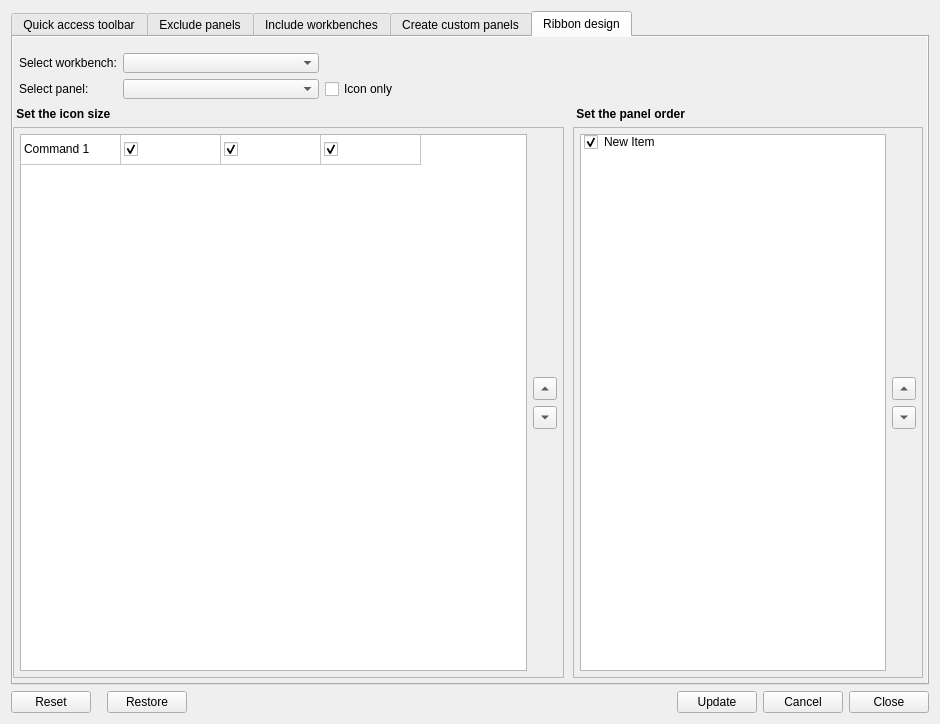
<?xml version="1.0" encoding="UTF-8"?>
<ui version="4.0">
 <class>Form</class>
 <widget class="QWidget" name="Form">
  <property name="windowModality">
   <enum>Qt::WindowModal</enum>
  </property>
  <property name="geometry">
   <rect>
    <x>0</x>
    <y>0</y>
    <width>940</width>
    <height>724</height>
   </rect>
  </property>
  <property name="baseSize">
   <size>
    <width>0</width>
    <height>0</height>
   </size>
  </property>
  <property name="windowTitle">
   <string>Ribbon design</string>
  </property>
  <property name="autoFillBackground">
   <bool>false</bool>
  </property>
  <layout class="QGridLayout" name="gridLayout_7">
   <item row="1" column="0">
    <layout class="QGridLayout" name="gridLayout_6">
     <item row="0" column="1">
      <spacer name="horizontalSpacer">
       <property name="orientation">
        <enum>Qt::Horizontal</enum>
       </property>
       <property name="sizeType">
        <enum>QSizePolicy::Fixed</enum>
       </property>
       <property name="sizeHint" stdset="0">
        <size>
         <width>10</width>
         <height>20</height>
        </size>
       </property>
      </spacer>
     </item>
     <item row="0" column="4">
      <widget class="QPushButton" name="GenerateJson">
       <property name="text">
        <string>Update</string>
       </property>
      </widget>
     </item>
     <item row="0" column="5">
      <widget class="QPushButton" name="Cancel">
       <property name="text">
        <string>Cancel</string>
       </property>
       <property name="shortcut">
        <string>Esc</string>
       </property>
      </widget>
     </item>
     <item row="0" column="3">
      <spacer name="horizontalSpacer_2">
       <property name="orientation">
        <enum>Qt::Horizontal</enum>
       </property>
       <property name="sizeHint" stdset="0">
        <size>
         <width>40</width>
         <height>20</height>
        </size>
       </property>
      </spacer>
     </item>
     <item row="0" column="0">
      <widget class="QPushButton" name="ResetJson">
       <property name="enabled">
        <bool>true</bool>
       </property>
       <property name="text">
        <string>Reset</string>
       </property>
      </widget>
     </item>
     <item row="0" column="6">
      <widget class="QPushButton" name="GenerateJsonExit">
       <property name="text">
        <string>Close</string>
       </property>
      </widget>
     </item>
     <item row="0" column="2">
      <widget class="QPushButton" name="RestoreJson">
       <property name="enabled">
        <bool>true</bool>
       </property>
       <property name="text">
        <string>Restore</string>
       </property>
      </widget>
     </item>
    </layout>
   </item>
   <item row="0" column="0">
    <widget class="QTabWidget" name="tabWidget">
     <property name="autoFillBackground">
      <bool>false</bool>
     </property>
     <property name="styleSheet">
      <string notr="true"/>
     </property>
     <property name="currentIndex">
      <number>4</number>
     </property>
     <property name="elideMode">
      <enum>Qt::ElideRight</enum>
     </property>
     <widget class="QWidget" name="QAToolbars">
      <property name="autoFillBackground">
       <bool>true</bool>
      </property>
      <attribute name="title">
       <string>Quick access toolbar</string>
      </attribute>
      <widget class="QFrame" name="frame">
       <property name="geometry">
        <rect>
         <x>0</x>
         <y>10</y>
         <width>551</width>
         <height>631</height>
        </rect>
       </property>
       <property name="frameShape">
        <enum>QFrame::StyledPanel</enum>
       </property>
       <layout class="QGridLayout" name="gridLayout_2">
        <property name="leftMargin">
         <number>6</number>
        </property>
        <property name="topMargin">
         <number>6</number>
        </property>
        <property name="rightMargin">
         <number>6</number>
        </property>
        <property name="bottomMargin">
         <number>6</number>
        </property>
        <item row="4" column="1">
         <layout class="QGridLayout" name="gridLayout">
          <item row="4" column="0">
           <widget class="QToolButton" name="MoveUp_Command">
            <property name="text">
             <string>...</string>
            </property>
            <property name="arrowType">
             <enum>Qt::UpArrow</enum>
            </property>
           </widget>
          </item>
          <item row="5" column="0">
           <widget class="QToolButton" name="MoveDown_Command">
            <property name="text">
             <string>...</string>
            </property>
            <property name="arrowType">
             <enum>Qt::DownArrow</enum>
            </property>
           </widget>
          </item>
          <item row="2" column="0">
           <widget class="QToolButton" name="Remove_Command">
            <property name="text">
             <string>...</string>
            </property>
            <property name="arrowType">
             <enum>Qt::LeftArrow</enum>
            </property>
           </widget>
          </item>
          <item row="1" column="0">
           <widget class="QToolButton" name="Add_Command">
            <property name="text">
             <string>...</string>
            </property>
            <property name="arrowType">
             <enum>Qt::RightArrow</enum>
            </property>
           </widget>
          </item>
          <item row="6" column="0">
           <spacer name="verticalSpacer">
            <property name="orientation">
             <enum>Qt::Vertical</enum>
            </property>
            <property name="sizeHint" stdset="0">
             <size>
              <width>20</width>
              <height>40</height>
             </size>
            </property>
           </spacer>
          </item>
          <item row="3" column="0">
           <spacer name="verticalSpacer_3">
            <property name="orientation">
             <enum>Qt::Vertical</enum>
            </property>
            <property name="sizeType">
             <enum>QSizePolicy::Fixed</enum>
            </property>
            <property name="sizeHint" stdset="0">
             <size>
              <width>20</width>
              <height>40</height>
             </size>
            </property>
           </spacer>
          </item>
          <item row="0" column="0">
           <spacer name="verticalSpacer_2">
            <property name="orientation">
             <enum>Qt::Vertical</enum>
            </property>
            <property name="sizeHint" stdset="0">
             <size>
              <width>20</width>
              <height>40</height>
             </size>
            </property>
           </spacer>
          </item>
         </layout>
        </item>
        <item row="2" column="0" colspan="3">
         <layout class="QGridLayout" name="gridLayout_10">
          <item row="0" column="0">
           <widget class="QLabel" name="label_3">
            <property name="sizePolicy">
             <sizepolicy hsizetype="Fixed" vsizetype="Preferred">
              <horstretch>0</horstretch>
              <verstretch>0</verstretch>
             </sizepolicy>
            </property>
            <property name="text">
             <string>Category:</string>
            </property>
           </widget>
          </item>
          <item row="0" column="1">
           <widget class="QComboBox" name="ListCategory_1"/>
          </item>
         </layout>
        </item>
        <item row="3" column="0" colspan="3">
         <widget class="QLabel" name="label_5">
          <property name="text">
           <string>Select commands to add to the quick access toolbar</string>
          </property>
         </widget>
        </item>
        <item row="4" column="2">
         <widget class="QListWidget" name="CommandsSelected">
          <property name="defaultDropAction">
           <enum>Qt::MoveAction</enum>
          </property>
          <property name="movement">
           <enum>QListView::Free</enum>
          </property>
          <property name="sortingEnabled">
           <bool>false</bool>
          </property>
          <item>
           <property name="text">
            <string>New Item</string>
           </property>
           <property name="checkState">
            <enum>Checked</enum>
           </property>
          </item>
         </widget>
        </item>
        <item row="4" column="0">
         <widget class="QListWidget" name="CommandsAvailable">
          <property name="selectionMode">
           <enum>QAbstractItemView::MultiSelection</enum>
          </property>
          <property name="sortingEnabled">
           <bool>true</bool>
          </property>
          <item>
           <property name="text">
            <string>New Item</string>
           </property>
           <property name="checkState">
            <enum>Checked</enum>
           </property>
          </item>
         </widget>
        </item>
        <item row="0" column="0" colspan="3">
         <widget class="QLineEdit" name="SearchBar_1">
          <property name="inputMask">
           <string/>
          </property>
          <property name="text">
           <string/>
          </property>
          <property name="placeholderText">
           <string>Type to search..</string>
          </property>
         </widget>
        </item>
       </layout>
      </widget>
     </widget>
     <widget class="QWidget" name="Toolbars">
      <property name="autoFillBackground">
       <bool>true</bool>
      </property>
      <attribute name="title">
       <string>Exclude panels</string>
      </attribute>
      <widget class="QFrame" name="frame_6">
       <property name="geometry">
        <rect>
         <x>0</x>
         <y>10</y>
         <width>551</width>
         <height>631</height>
        </rect>
       </property>
       <property name="frameShape">
        <enum>QFrame::StyledPanel</enum>
       </property>
       <layout class="QGridLayout" name="gridLayout_17">
        <property name="leftMargin">
         <number>6</number>
        </property>
        <property name="topMargin">
         <number>6</number>
        </property>
        <property name="rightMargin">
         <number>6</number>
        </property>
        <property name="bottomMargin">
         <number>6</number>
        </property>
        <item row="3" column="0">
         <widget class="QListWidget" name="ToolbarsToExclude">
          <property name="selectionMode">
           <enum>QAbstractItemView::MultiSelection</enum>
          </property>
          <property name="sortingEnabled">
           <bool>true</bool>
          </property>
          <item>
           <property name="text">
            <string>New Item</string>
           </property>
           <property name="checkState">
            <enum>Checked</enum>
           </property>
          </item>
         </widget>
        </item>
        <item row="3" column="1">
         <layout class="QGridLayout" name="gridLayout_18">
          <item row="0" column="0">
           <spacer name="verticalSpacer_15">
            <property name="orientation">
             <enum>Qt::Vertical</enum>
            </property>
            <property name="sizeHint" stdset="0">
             <size>
              <width>20</width>
              <height>40</height>
             </size>
            </property>
           </spacer>
          </item>
          <item row="3" column="0">
           <spacer name="verticalSpacer_16">
            <property name="orientation">
             <enum>Qt::Vertical</enum>
            </property>
            <property name="sizeHint" stdset="0">
             <size>
              <width>20</width>
              <height>40</height>
             </size>
            </property>
           </spacer>
          </item>
          <item row="2" column="0">
           <widget class="QToolButton" name="Remove_Toolbar">
            <property name="text">
             <string>...</string>
            </property>
            <property name="arrowType">
             <enum>Qt::LeftArrow</enum>
            </property>
           </widget>
          </item>
          <item row="1" column="0">
           <widget class="QToolButton" name="Add_Toolbar">
            <property name="text">
             <string>...</string>
            </property>
            <property name="autoRaise">
             <bool>false</bool>
            </property>
            <property name="arrowType">
             <enum>Qt::RightArrow</enum>
            </property>
           </widget>
          </item>
         </layout>
        </item>
        <item row="2" column="0" colspan="3">
         <widget class="QLabel" name="label_13">
          <property name="text">
           <string>&lt;html&gt;&lt;head/&gt;&lt;body&gt;&lt;p&gt;Select panels to &lt;span style=&quot; font-weight:600;&quot;&gt;exclude&lt;/span&gt; from the ribbon.&lt;/p&gt;&lt;/body&gt;&lt;/html&gt;</string>
          </property>
         </widget>
        </item>
        <item row="3" column="2">
         <widget class="QListWidget" name="ToolbarsExcluded">
          <property name="defaultDropAction">
           <enum>Qt::MoveAction</enum>
          </property>
          <property name="movement">
           <enum>QListView::Free</enum>
          </property>
          <property name="sortingEnabled">
           <bool>true</bool>
          </property>
          <item>
           <property name="text">
            <string>New Item</string>
           </property>
           <property name="checkState">
            <enum>Checked</enum>
           </property>
          </item>
         </widget>
        </item>
        <item row="1" column="0" colspan="3">
         <layout class="QGridLayout" name="gridLayout_11">
          <item row="0" column="0">
           <widget class="QLabel" name="label_8">
            <property name="sizePolicy">
             <sizepolicy hsizetype="Fixed" vsizetype="Preferred">
              <horstretch>0</horstretch>
              <verstretch>0</verstretch>
             </sizepolicy>
            </property>
            <property name="text">
             <string>Category:</string>
            </property>
           </widget>
          </item>
          <item row="0" column="1">
           <widget class="QComboBox" name="ListCategory_2"/>
          </item>
         </layout>
        </item>
        <item row="0" column="0" colspan="3">
         <widget class="QLineEdit" name="SearchBar_2">
          <property name="inputMask">
           <string/>
          </property>
          <property name="text">
           <string/>
          </property>
          <property name="placeholderText">
           <string>Type to search..</string>
          </property>
         </widget>
        </item>
       </layout>
      </widget>
     </widget>
     <widget class="QWidget" name="Workbenches">
      <property name="autoFillBackground">
       <bool>true</bool>
      </property>
      <attribute name="title">
       <string>Include workbenches</string>
      </attribute>
      <widget class="QFrame" name="frame">
       <property name="geometry">
        <rect>
         <x>0</x>
         <y>10</y>
         <width>551</width>
         <height>631</height>
        </rect>
       </property>
       <property name="frameShape">
        <enum>QFrame::StyledPanel</enum>
       </property>
       <layout class="QGridLayout" name="gridLayout_3">
        <property name="leftMargin">
         <number>6</number>
        </property>
        <property name="topMargin">
         <number>6</number>
        </property>
        <property name="rightMargin">
         <number>6</number>
        </property>
        <property name="bottomMargin">
         <number>6</number>
        </property>
        <item row="1" column="0">
         <widget class="QListWidget" name="WorkbenchesAvailable">
          <property name="selectionMode">
           <enum>QAbstractItemView::MultiSelection</enum>
          </property>
          <property name="sortingEnabled">
           <bool>true</bool>
          </property>
          <item>
           <property name="text">
            <string>New Item</string>
           </property>
           <property name="checkState">
            <enum>Checked</enum>
           </property>
          </item>
         </widget>
        </item>
        <item row="1" column="2">
         <widget class="QListWidget" name="WorkbenchesSelected">
          <property name="defaultDropAction">
           <enum>Qt::MoveAction</enum>
          </property>
          <property name="movement">
           <enum>QListView::Free</enum>
          </property>
          <property name="sortingEnabled">
           <bool>true</bool>
          </property>
          <item>
           <property name="text">
            <string>New Item</string>
           </property>
           <property name="checkState">
            <enum>Checked</enum>
           </property>
          </item>
         </widget>
        </item>
        <item row="1" column="1">
         <layout class="QGridLayout" name="gridLayout_4">
          <item row="2" column="0">
           <widget class="QToolButton" name="Remove_Workbench">
            <property name="text">
             <string>...</string>
            </property>
            <property name="arrowType">
             <enum>Qt::LeftArrow</enum>
            </property>
           </widget>
          </item>
          <item row="1" column="0">
           <widget class="QToolButton" name="Add_Workbench">
            <property name="text">
             <string>...</string>
            </property>
            <property name="arrowType">
             <enum>Qt::RightArrow</enum>
            </property>
           </widget>
          </item>
          <item row="0" column="0">
           <spacer name="verticalSpacer_4">
            <property name="orientation">
             <enum>Qt::Vertical</enum>
            </property>
            <property name="sizeHint" stdset="0">
             <size>
              <width>20</width>
              <height>40</height>
             </size>
            </property>
           </spacer>
          </item>
          <item row="3" column="0">
           <spacer name="verticalSpacer_5">
            <property name="orientation">
             <enum>Qt::Vertical</enum>
            </property>
            <property name="sizeHint" stdset="0">
             <size>
              <width>20</width>
              <height>40</height>
             </size>
            </property>
           </spacer>
          </item>
         </layout>
        </item>
        <item row="0" column="0" colspan="3">
         <widget class="QLabel" name="label_6">
          <property name="text">
           <string>&lt;html&gt;&lt;head/&gt;&lt;body&gt;&lt;p&gt;Select workbenches to&lt;span style=&quot; font-weight:600;&quot;&gt; include&lt;/span&gt; in the ribbon.&lt;/p&gt;&lt;/body&gt;&lt;/html&gt;</string>
          </property>
         </widget>
        </item>
       </layout>
      </widget>
     </widget>
     <widget class="QWidget" name="CombineToolbars">
      <attribute name="title">
       <string>Create custom panels</string>
      </attribute>
      <widget class="QWidget" name="layoutWidget_2">
       <property name="geometry">
        <rect>
         <x>10</x>
         <y>10</y>
         <width>541</width>
         <height>101</height>
        </rect>
       </property>
       <layout class="QGridLayout" name="gridLayout_8">
        <property name="sizeConstraint">
         <enum>QLayout::SetDefaultConstraint</enum>
        </property>
        <property name="leftMargin">
         <number>6</number>
        </property>
        <property name="topMargin">
         <number>6</number>
        </property>
        <property name="rightMargin">
         <number>6</number>
        </property>
        <property name="bottomMargin">
         <number>6</number>
        </property>
        <item row="3" column="1" rowspan="2" colspan="2">
         <widget class="QLineEdit" name="ToolbarName">
          <property name="sizePolicy">
           <sizepolicy hsizetype="Preferred" vsizetype="Fixed">
            <horstretch>0</horstretch>
            <verstretch>0</verstretch>
           </sizepolicy>
          </property>
          <property name="minimumSize">
           <size>
            <width>120</width>
            <height>0</height>
           </size>
          </property>
          <property name="placeholderText">
           <string>Enter the name of your custom panel...</string>
          </property>
         </widget>
        </item>
        <item row="3" column="0" rowspan="2">
         <widget class="QLabel" name="label_10">
          <property name="sizePolicy">
           <sizepolicy hsizetype="Fixed" vsizetype="Preferred">
            <horstretch>0</horstretch>
            <verstretch>0</verstretch>
           </sizepolicy>
          </property>
          <property name="text">
           <string>Panel name</string>
          </property>
         </widget>
        </item>
        <item row="2" column="0">
         <widget class="QLabel" name="label_7">
          <property name="sizePolicy">
           <sizepolicy hsizetype="Fixed" vsizetype="Preferred">
            <horstretch>0</horstretch>
            <verstretch>0</verstretch>
           </sizepolicy>
          </property>
          <property name="text">
           <string>Select workbench:</string>
          </property>
         </widget>
        </item>
        <item row="3" column="3" rowspan="2">
         <widget class="QPushButton" name="AddCustomToolbar">
          <property name="sizePolicy">
           <sizepolicy hsizetype="Fixed" vsizetype="Fixed">
            <horstretch>0</horstretch>
            <verstretch>0</verstretch>
           </sizepolicy>
          </property>
          <property name="minimumSize">
           <size>
            <width>10</width>
            <height>0</height>
           </size>
          </property>
          <property name="baseSize">
           <size>
            <width>15</width>
            <height>0</height>
           </size>
          </property>
          <property name="text">
           <string>Add</string>
          </property>
         </widget>
        </item>
        <item row="0" column="1" colspan="2">
         <widget class="QComboBox" name="CustomToolbarSelector">
          <property name="sizePolicy">
           <sizepolicy hsizetype="Preferred" vsizetype="Fixed">
            <horstretch>0</horstretch>
            <verstretch>0</verstretch>
           </sizepolicy>
          </property>
          <property name="minimumSize">
           <size>
            <width>150</width>
            <height>0</height>
           </size>
          </property>
         </widget>
        </item>
        <item row="2" column="1" colspan="2">
         <widget class="QComboBox" name="WorkbenchList_2">
          <property name="sizePolicy">
           <sizepolicy hsizetype="Preferred" vsizetype="Fixed">
            <horstretch>0</horstretch>
            <verstretch>0</verstretch>
           </sizepolicy>
          </property>
          <property name="minimumSize">
           <size>
            <width>0</width>
            <height>0</height>
           </size>
          </property>
         </widget>
        </item>
        <item row="0" column="0">
         <widget class="QLabel" name="label_9">
          <property name="sizePolicy">
           <sizepolicy hsizetype="Fixed" vsizetype="Preferred">
            <horstretch>0</horstretch>
            <verstretch>0</verstretch>
           </sizepolicy>
          </property>
          <property name="text">
           <string>select custom panel: </string>
          </property>
         </widget>
        </item>
        <item row="0" column="3">
         <widget class="QPushButton" name="RemovePanel">
          <property name="minimumSize">
           <size>
            <width>10</width>
            <height>0</height>
           </size>
          </property>
          <property name="baseSize">
           <size>
            <width>15</width>
            <height>0</height>
           </size>
          </property>
          <property name="text">
           <string>Remove</string>
          </property>
         </widget>
        </item>
        <item row="1" column="0" colspan="4">
         <widget class="Line" name="line">
          <property name="orientation">
           <enum>Qt::Horizontal</enum>
          </property>
         </widget>
        </item>
       </layout>
      </widget>
      <widget class="QFrame" name="frame_3">
       <property name="geometry">
        <rect>
         <x>10</x>
         <y>120</y>
         <width>541</width>
         <height>521</height>
        </rect>
       </property>
       <property name="frameShape">
        <enum>QFrame::StyledPanel</enum>
       </property>
       <layout class="QGridLayout" name="gridLayout_9">
        <property name="leftMargin">
         <number>6</number>
        </property>
        <property name="topMargin">
         <number>6</number>
        </property>
        <property name="rightMargin">
         <number>6</number>
        </property>
        <property name="bottomMargin">
         <number>6</number>
        </property>
        <item row="0" column="0" colspan="3">
         <widget class="QLabel" name="label_11">
          <property name="text">
           <string>&lt;html&gt;&lt;head/&gt;&lt;body&gt;&lt;p&gt;Select panels to add to the custom panell.&lt;/p&gt;&lt;/body&gt;&lt;/html&gt;</string>
          </property>
         </widget>
        </item>
        <item row="1" column="1">
         <layout class="QGridLayout" name="gridLayout_12">
          <item row="4" column="0">
           <widget class="QToolButton" name="MoveDown_PanelCommand">
            <property name="text">
             <string>...</string>
            </property>
            <property name="arrowType">
             <enum>Qt::DownArrow</enum>
            </property>
           </widget>
          </item>
          <item row="2" column="0">
           <spacer name="verticalSpacer_10">
            <property name="orientation">
             <enum>Qt::Vertical</enum>
            </property>
            <property name="sizeType">
             <enum>QSizePolicy::Fixed</enum>
            </property>
            <property name="sizeHint" stdset="0">
             <size>
              <width>20</width>
              <height>40</height>
             </size>
            </property>
           </spacer>
          </item>
          <item row="0" column="0">
           <spacer name="verticalSpacer_6">
            <property name="orientation">
             <enum>Qt::Vertical</enum>
            </property>
            <property name="sizeHint" stdset="0">
             <size>
              <width>20</width>
              <height>40</height>
             </size>
            </property>
           </spacer>
          </item>
          <item row="3" column="0">
           <widget class="QToolButton" name="MoveUp_PanelCommand">
            <property name="text">
             <string>...</string>
            </property>
            <property name="arrowType">
             <enum>Qt::UpArrow</enum>
            </property>
           </widget>
          </item>
          <item row="1" column="0">
           <widget class="QToolButton" name="Add_Panel">
            <property name="text">
             <string>...</string>
            </property>
            <property name="arrowType">
             <enum>Qt::RightArrow</enum>
            </property>
           </widget>
          </item>
          <item row="5" column="0">
           <spacer name="verticalSpacer_7">
            <property name="orientation">
             <enum>Qt::Vertical</enum>
            </property>
            <property name="sizeHint" stdset="0">
             <size>
              <width>20</width>
              <height>40</height>
             </size>
            </property>
           </spacer>
          </item>
         </layout>
        </item>
        <item row="1" column="0">
         <widget class="QListWidget" name="ToolbarsAvailable">
          <property name="selectionMode">
           <enum>QAbstractItemView::MultiSelection</enum>
          </property>
          <property name="sortingEnabled">
           <bool>true</bool>
          </property>
          <item>
           <property name="text">
            <string>New Item</string>
           </property>
           <property name="checkState">
            <enum>Checked</enum>
           </property>
          </item>
         </widget>
        </item>
        <item row="1" column="2">
         <widget class="QListWidget" name="ToolbarsSelected">
          <property name="defaultDropAction">
           <enum>Qt::CopyAction</enum>
          </property>
          <property name="movement">
           <enum>QListView::Free</enum>
          </property>
          <property name="viewMode">
           <enum>QListView::ListMode</enum>
          </property>
          <property name="sortingEnabled">
           <bool>false</bool>
          </property>
          <item>
           <property name="text">
            <string>New Item</string>
           </property>
           <property name="checkState">
            <enum>Checked</enum>
           </property>
          </item>
         </widget>
        </item>
       </layout>
      </widget>
     </widget>
     <widget class="QWidget" name="RibbonDesign">
      <property name="autoFillBackground">
       <bool>true</bool>
      </property>
      <attribute name="title">
       <string>Ribbon design</string>
      </attribute>
      <widget class="QWidget" name="layoutWidget">
       <property name="geometry">
        <rect>
         <x>0</x>
         <y>10</y>
         <width>391</width>
         <height>58</height>
        </rect>
       </property>
       <layout class="QGridLayout" name="gridLayout_5">
        <property name="leftMargin">
         <number>6</number>
        </property>
        <property name="topMargin">
         <number>6</number>
        </property>
        <property name="rightMargin">
         <number>6</number>
        </property>
        <property name="bottomMargin">
         <number>6</number>
        </property>
        <item row="1" column="0">
         <widget class="QLabel" name="label_2">
          <property name="text">
           <string>Select panel:</string>
          </property>
         </widget>
        </item>
        <item row="0" column="1">
         <widget class="QComboBox" name="WorkbenchList">
          <property name="sizePolicy">
           <sizepolicy hsizetype="MinimumExpanding" vsizetype="Fixed">
            <horstretch>0</horstretch>
            <verstretch>0</verstretch>
           </sizepolicy>
          </property>
         </widget>
        </item>
        <item row="1" column="1">
         <widget class="QComboBox" name="ToolbarList"/>
        </item>
        <item row="0" column="0">
         <widget class="QLabel" name="label">
          <property name="text">
           <string>Select workbench:</string>
          </property>
         </widget>
        </item>
        <item row="1" column="2">
         <widget class="QCheckBox" name="IconOnly">
          <property name="text">
           <string>Icon only</string>
          </property>
         </widget>
        </item>
       </layout>
      </widget>
      <widget class="QWidget" name="layoutWidget">
       <property name="geometry">
        <rect>
         <x>0</x>
         <y>70</y>
         <width>551</width>
         <height>571</height>
        </rect>
       </property>
       <layout class="QVBoxLayout" name="verticalLayout_3">
        <item>
         <widget class="QLabel" name="label_12">
          <property name="font">
           <font>
            <weight>75</weight>
            <bold>true</bold>
           </font>
          </property>
          <property name="text">
           <string> Set the icon size</string>
          </property>
         </widget>
        </item>
        <item>
         <widget class="QFrame" name="frame">
          <property name="frameShape">
           <enum>QFrame::StyledPanel</enum>
          </property>
          <layout class="QHBoxLayout" name="horizontalLayout_3">
           <property name="leftMargin">
            <number>6</number>
           </property>
           <property name="topMargin">
            <number>6</number>
           </property>
           <property name="rightMargin">
            <number>6</number>
           </property>
           <property name="bottomMargin">
            <number>6</number>
           </property>
           <item>
            <widget class="QTableWidget" name="tableWidget">
             <property name="styleSheet">
              <string notr="true">border-color: rgb(167, 167rgb(217, 217, 217), 167);</string>
             </property>
             <property name="frameShape">
              <enum>QFrame::StyledPanel</enum>
             </property>
             <property name="frameShadow">
              <enum>QFrame::Plain</enum>
             </property>
             <property name="sizeAdjustPolicy">
              <enum>QAbstractScrollArea::AdjustToContents</enum>
             </property>
             <property name="alternatingRowColors">
              <bool>true</bool>
             </property>
             <property name="selectionMode">
              <enum>QAbstractItemView::SingleSelection</enum>
             </property>
             <property name="selectionBehavior">
              <enum>QAbstractItemView::SelectRows</enum>
             </property>
             <property name="iconSize">
              <size>
               <width>16</width>
               <height>16</height>
              </size>
             </property>
             <attribute name="horizontalHeaderVisible">
              <bool>false</bool>
             </attribute>
             <attribute name="horizontalHeaderCascadingSectionResizes">
              <bool>false</bool>
             </attribute>
             <attribute name="horizontalHeaderShowSortIndicator" stdset="0">
              <bool>false</bool>
             </attribute>
             <attribute name="verticalHeaderVisible">
              <bool>false</bool>
             </attribute>
             <row>
              <property name="text">
               <string>1</string>
              </property>
             </row>
             <column>
              <property name="text">
               <string>Command</string>
              </property>
             </column>
             <column>
              <property name="text">
               <string>Small</string>
              </property>
             </column>
             <column>
              <property name="text">
               <string>Medium</string>
              </property>
             </column>
             <column>
              <property name="text">
               <string>Large</string>
              </property>
             </column>
             <item row="0" column="0">
              <property name="text">
               <string>Command 1</string>
              </property>
              <property name="flags">
               <set>ItemIsSelectable|ItemIsEnabled</set>
              </property>
             </item>
             <item row="0" column="1">
              <property name="text">
               <string/>
              </property>
              <property name="textAlignment">
               <set>AlignCenter</set>
              </property>
              <property name="background">
               <brush brushstyle="NoBrush">
                <color alpha="255">
                 <red>0</red>
                 <green>0</green>
                 <blue>0</blue>
                </color>
               </brush>
              </property>
              <property name="checkState">
               <enum>Checked</enum>
              </property>
              <property name="flags">
               <set>ItemIsSelectable|ItemIsUserCheckable|ItemIsEnabled</set>
              </property>
             </item>
             <item row="0" column="2">
              <property name="text">
               <string/>
              </property>
              <property name="textAlignment">
               <set>AlignCenter</set>
              </property>
              <property name="checkState">
               <enum>Checked</enum>
              </property>
              <property name="flags">
               <set>ItemIsSelectable|ItemIsUserCheckable|ItemIsEnabled</set>
              </property>
             </item>
             <item row="0" column="3">
              <property name="text">
               <string/>
              </property>
              <property name="textAlignment">
               <set>AlignCenter</set>
              </property>
              <property name="checkState">
               <enum>Checked</enum>
              </property>
              <property name="flags">
               <set>ItemIsSelectable|ItemIsUserCheckable|ItemIsEnabled</set>
              </property>
             </item>
            </widget>
           </item>
           <item>
            <layout class="QVBoxLayout" name="verticalLayout">
             <item>
              <spacer name="verticalSpacer_9">
               <property name="orientation">
                <enum>Qt::Vertical</enum>
               </property>
               <property name="sizeHint" stdset="0">
                <size>
                 <width>20</width>
                 <height>40</height>
                </size>
               </property>
              </spacer>
             </item>
             <item>
              <widget class="QToolButton" name="MoveUp_RibbonCommand">
               <property name="text">
                <string>...</string>
               </property>
               <property name="arrowType">
                <enum>Qt::UpArrow</enum>
               </property>
              </widget>
             </item>
             <item>
              <widget class="QToolButton" name="MoveDown_RibbonCommand">
               <property name="text">
                <string>...</string>
               </property>
               <property name="arrowType">
                <enum>Qt::DownArrow</enum>
               </property>
              </widget>
             </item>
             <item>
              <spacer name="verticalSpacer_8">
               <property name="orientation">
                <enum>Qt::Vertical</enum>
               </property>
               <property name="sizeHint" stdset="0">
                <size>
                 <width>20</width>
                 <height>40</height>
                </size>
               </property>
              </spacer>
             </item>
            </layout>
           </item>
          </layout>
         </widget>
        </item>
       </layout>
      </widget>
      <widget class="QWidget" name="layoutWidget">
       <property name="geometry">
        <rect>
         <x>560</x>
         <y>70</y>
         <width>352</width>
         <height>571</height>
        </rect>
       </property>
       <layout class="QVBoxLayout" name="verticalLayout_4">
        <item>
         <widget class="QLabel" name="label_4">
          <property name="font">
           <font>
            <weight>75</weight>
            <bold>true</bold>
           </font>
          </property>
          <property name="text">
           <string> Set the panel order</string>
          </property>
         </widget>
        </item>
        <item>
         <widget class="QFrame" name="frame">
          <property name="sizePolicy">
           <sizepolicy hsizetype="Fixed" vsizetype="Preferred">
            <horstretch>0</horstretch>
            <verstretch>0</verstretch>
           </sizepolicy>
          </property>
          <property name="minimumSize">
           <size>
            <width>350</width>
            <height>0</height>
           </size>
          </property>
          <property name="frameShape">
           <enum>QFrame::StyledPanel</enum>
          </property>
          <property name="frameShadow">
           <enum>QFrame::Plain</enum>
          </property>
          <layout class="QGridLayout" name="gridLayout_13">
           <property name="sizeConstraint">
            <enum>QLayout::SetDefaultConstraint</enum>
           </property>
           <property name="leftMargin">
            <number>6</number>
           </property>
           <property name="topMargin">
            <number>6</number>
           </property>
           <property name="rightMargin">
            <number>6</number>
           </property>
           <property name="bottomMargin">
            <number>6</number>
           </property>
           <item row="1" column="1">
            <layout class="QVBoxLayout" name="verticalLayout_2">
             <item>
              <spacer name="verticalSpacer_12">
               <property name="orientation">
                <enum>Qt::Vertical</enum>
               </property>
               <property name="sizeHint" stdset="0">
                <size>
                 <width>20</width>
                 <height>40</height>
                </size>
               </property>
              </spacer>
             </item>
             <item>
              <widget class="QToolButton" name="MoveUp_Toolbar">
               <property name="text">
                <string>...</string>
               </property>
               <property name="arrowType">
                <enum>Qt::UpArrow</enum>
               </property>
              </widget>
             </item>
             <item>
              <widget class="QToolButton" name="MoveDown_Toolbar">
               <property name="text">
                <string>...</string>
               </property>
               <property name="arrowType">
                <enum>Qt::DownArrow</enum>
               </property>
              </widget>
             </item>
             <item>
              <spacer name="verticalSpacer_11">
               <property name="orientation">
                <enum>Qt::Vertical</enum>
               </property>
               <property name="sizeHint" stdset="0">
                <size>
                 <width>20</width>
                 <height>40</height>
                </size>
               </property>
              </spacer>
             </item>
            </layout>
           </item>
           <item row="1" column="0">
            <widget class="QListWidget" name="ToolbarsOrder">
             <property name="defaultDropAction">
              <enum>Qt::MoveAction</enum>
             </property>
             <property name="movement">
              <enum>QListView::Free</enum>
             </property>
             <property name="sortingEnabled">
              <bool>false</bool>
             </property>
             <item>
              <property name="text">
               <string>New Item</string>
              </property>
              <property name="checkState">
               <enum>Checked</enum>
              </property>
             </item>
            </widget>
           </item>
          </layout>
         </widget>
        </item>
       </layout>
      </widget>
     </widget>
    </widget>
   </item>
  </layout>
 </widget>
 <resources/>
 <connections/>
</ui>
